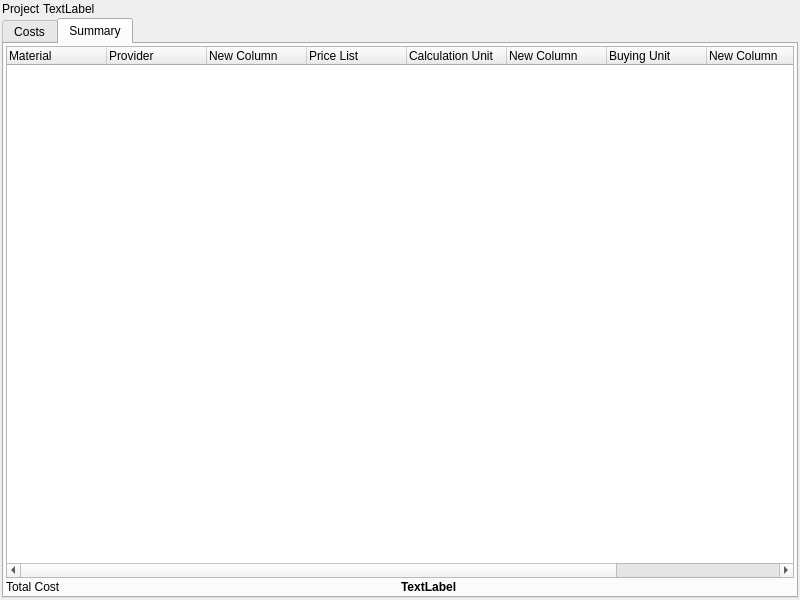
<?xml version="1.0" encoding="UTF-8"?>
<ui version="4.0">
 <class>wndCostAnalysis</class>
 <widget class="QMainWindow" name="wndCostAnalysis">
  <property name="geometry">
   <rect>
    <x>0</x>
    <y>0</y>
    <width>800</width>
    <height>600</height>
   </rect>
  </property>
  <property name="windowTitle">
   <string>Cost Analysis</string>
  </property>
  <property name="windowIcon">
   <iconset resource="recursos.qrc">
    <normaloff>:/dlg/dock/dashboard</normaloff>:/dlg/dock/dashboard</iconset>
  </property>
  <widget class="QWidget" name="centralwidget">
   <layout class="QVBoxLayout" name="verticalLayout">
    <property name="spacing">
     <number>2</number>
    </property>
    <property name="margin">
     <number>2</number>
    </property>
    <item>
     <layout class="QFormLayout" name="formLayout">
      <property name="horizontalSpacing">
       <number>2</number>
      </property>
      <property name="verticalSpacing">
       <number>2</number>
      </property>
      <item row="0" column="0">
       <widget class="QLabel" name="label">
        <property name="text">
         <string>Project</string>
        </property>
       </widget>
      </item>
      <item row="0" column="1">
       <widget class="QLabel" name="lblProject">
        <property name="text">
         <string>TextLabel</string>
        </property>
       </widget>
      </item>
     </layout>
    </item>
    <item>
     <widget class="QTabWidget" name="tabWidget">
      <property name="currentIndex">
       <number>1</number>
      </property>
      <widget class="QWidget" name="tabCosts">
       <attribute name="title">
        <string>Costs</string>
       </attribute>
       <layout class="QHBoxLayout" name="horizontalLayout">
        <property name="spacing">
         <number>2</number>
        </property>
        <property name="margin">
         <number>2</number>
        </property>
        <item>
         <widget class="QTreeWidget" name="treeAnalysis">
          <property name="contextMenuPolicy">
           <enum>Qt::CustomContextMenu</enum>
          </property>
          <property name="editTriggers">
           <set>QAbstractItemView::NoEditTriggers</set>
          </property>
          <property name="alternatingRowColors">
           <bool>true</bool>
          </property>
          <column>
           <property name="text">
            <string>Material/Brand</string>
           </property>
          </column>
          <column>
           <property name="text">
            <string>Quantity</string>
           </property>
          </column>
          <column>
           <property name="text">
            <string>Calculation Unit</string>
           </property>
          </column>
          <column>
           <property name="text">
            <string>Quantity to buy</string>
           </property>
          </column>
          <column>
           <property name="text">
            <string>Buying Unit</string>
           </property>
          </column>
          <column>
           <property name="text">
            <string>Relation</string>
           </property>
          </column>
          <column>
           <property name="text">
            <string>Price</string>
           </property>
          </column>
         </widget>
        </item>
       </layout>
      </widget>
      <widget class="QWidget" name="tabSummary">
       <attribute name="title">
        <string>Summary</string>
       </attribute>
       <layout class="QVBoxLayout" name="verticalLayout_2">
        <property name="spacing">
         <number>2</number>
        </property>
        <property name="margin">
         <number>2</number>
        </property>
        <item>
         <widget class="QTreeWidget" name="treeSummary">
          <column>
           <property name="text">
            <string notr="true">Material</string>
           </property>
          </column>
          <column>
           <property name="text">
            <string>Provider</string>
           </property>
          </column>
          <column>
           <property name="text">
            <string>New Column</string>
           </property>
          </column>
          <column>
           <property name="text">
            <string>Price List</string>
           </property>
          </column>
          <column>
           <property name="text">
            <string>Calculation Unit</string>
           </property>
          </column>
          <column>
           <property name="text">
            <string>New Column</string>
           </property>
          </column>
          <column>
           <property name="text">
            <string>Buying Unit</string>
           </property>
          </column>
          <column>
           <property name="text">
            <string>New Column</string>
           </property>
          </column>
          <column>
           <property name="text">
            <string>Buying Unit</string>
           </property>
          </column>
          <column>
           <property name="text">
            <string>Price</string>
           </property>
          </column>
         </widget>
        </item>
        <item>
         <layout class="QHBoxLayout" name="horizontalLayout_2">
          <property name="spacing">
           <number>2</number>
          </property>
          <item>
           <widget class="QLabel" name="label_2">
            <property name="text">
             <string>Total Cost</string>
            </property>
           </widget>
          </item>
          <item>
           <widget class="QLabel" name="lblTotalCost">
            <property name="font">
             <font>
              <weight>75</weight>
              <bold>true</bold>
             </font>
            </property>
            <property name="text">
             <string>TextLabel</string>
            </property>
           </widget>
          </item>
         </layout>
        </item>
       </layout>
      </widget>
     </widget>
    </item>
   </layout>
  </widget>
  <action name="actionSelect_this_price">
   <property name="text">
    <string>Select this price</string>
   </property>
  </action>
  <action name="actionSelect_best_price">
   <property name="text">
    <string>Select best price</string>
   </property>
  </action>
  <action name="actionFind_best_prices_for_all">
   <property name="text">
    <string>Find best prices for all</string>
   </property>
  </action>
  <action name="actionGenerate_Summary">
   <property name="text">
    <string>Generate Summary</string>
   </property>
  </action>
 </widget>
 <resources>
  <include location="recursos.qrc"/>
 </resources>
 <connections/>
</ui>
